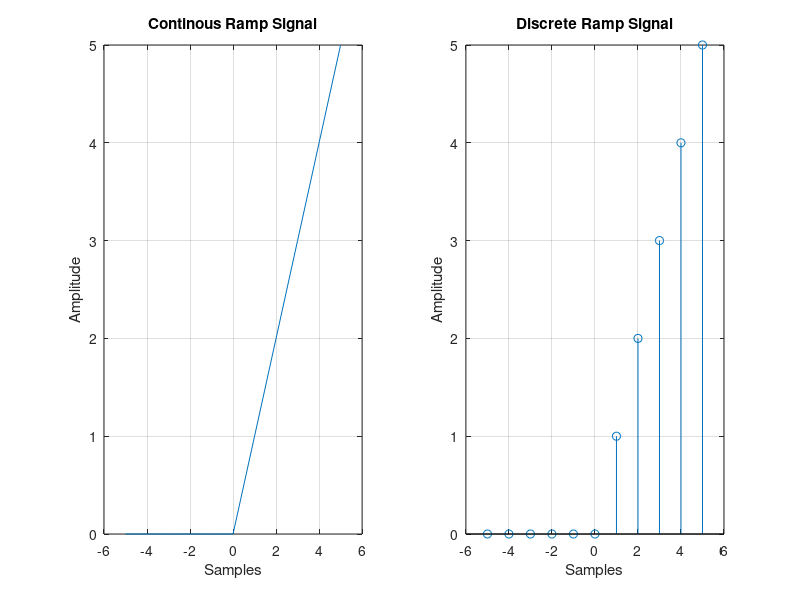

Reproduce this figure in MATLAB.
n1=input('Enter starting point of the signal');
n2=input('Enter ending pont of the signal');
Sample_points=-n1:1:n2;
Amp_1=zeros(1,n1+1);
for(i=1:n2)
    Amp_2(i)=i;
end
Amp_2;
Amplitude=[Amp_1 Amp_2];

subplot(1,2,1);
plot(Sample_points,Amplitude);
grid on;
xlabel('Samples');
ylabel('Amplitude');
title('Continous Ramp Signal');

subplot(1,2,2);
stem(Sample_points,Amplitude);
grid on;
xlabel('Samples');
ylabel('Amplitude');

title('Discrete Ramp Signal');